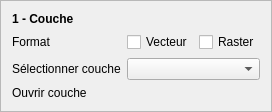
                         <widget class="QFrame" name="selectionLayerFrame">
                          <property name="sizePolicy">
                           <sizepolicy hsizetype="Expanding" vsizetype="Maximum">
                            <horstretch>0</horstretch>
                            <verstretch>0</verstretch>
                           </sizepolicy>
                          </property>
                          <property name="minimumSize">
                           <size>
                            <width>200</width>
                            <height>52</height>
                           </size>
                          </property>
                          <property name="frameShape">
                           <enum>QFrame::StyledPanel</enum>
                          </property>
                          <property name="frameShadow">
                           <enum>QFrame::Raised</enum>
                          </property>
                          <layout class="QGridLayout" name="gridLayout_7">
                           <item row="1" column="2">
                            <widget class="QCheckBox" name="selectionLayerFormatRaster">
                             <property name="sizePolicy">
                              <sizepolicy hsizetype="Expanding" vsizetype="Fixed">
                               <horstretch>0</horstretch>
                               <verstretch>0</verstretch>
                              </sizepolicy>
                             </property>
                             <property name="minimumSize">
                              <size>
                               <width>0</width>
                               <height>13</height>
                              </size>
                             </property>
                             <property name="text">
                              <string>Raster</string>
                             </property>
                            </widget>
                           </item>
                           <item row="1" column="1">
                            <widget class="QCheckBox" name="selectionLayerFormatVector">
                             <property name="sizePolicy">
                              <sizepolicy hsizetype="Expanding" vsizetype="Fixed">
                               <horstretch>0</horstretch>
                               <verstretch>0</verstretch>
                              </sizepolicy>
                             </property>
                             <property name="minimumSize">
                              <size>
                               <width>0</width>
                               <height>13</height>
                              </size>
                             </property>
                             <property name="text">
                              <string>Vecteur</string>
                             </property>
                            </widget>
                           </item>
                           <item row="1" column="0">
                            <widget class="QLabel" name="selectionLayerFormatLabel">
                             <property name="sizePolicy">
                              <sizepolicy hsizetype="Fixed" vsizetype="Fixed">
                               <horstretch>0</horstretch>
                               <verstretch>0</verstretch>
                              </sizepolicy>
                             </property>
                             <property name="minimumSize">
                              <size>
                               <width>0</width>
                               <height>13</height>
                              </size>
                             </property>
                             <property name="text">
                              <string>Format</string>
                             </property>
                            </widget>
                           </item>
                           <item row="3" column="0">
                            <widget class="QLabel" name="selectionOpenLayerLabel">
                             <property name="sizePolicy">
                              <sizepolicy hsizetype="Fixed" vsizetype="Fixed">
                               <horstretch>0</horstretch>
                               <verstretch>0</verstretch>
                              </sizepolicy>
                             </property>
                             <property name="minimumSize">
                              <size>
                               <width>67</width>
                               <height>13</height>
                              </size>
                             </property>
                             <property name="text">
                              <string>Ouvrir couche</string>
                             </property>
                            </widget>
                           </item>
                           <item row="3" column="1" colspan="2">
                            <widget class="QgsFileWidget" name="selectionInLayer">
                             <property name="sizePolicy">
                              <sizepolicy hsizetype="Expanding" vsizetype="Fixed">
                               <horstretch>0</horstretch>
                               <verstretch>0</verstretch>
                              </sizepolicy>
                             </property>
                             <property name="minimumSize">
                              <size>
                               <width>100</width>
                               <height>13</height>
                              </size>
                             </property>
                            </widget>
                           </item>
                           <item row="2" column="0">
                            <widget class="QLabel" name="selectionLayerLabel_5">
                             <property name="sizePolicy">
                              <sizepolicy hsizetype="Fixed" vsizetype="Fixed">
                               <horstretch>0</horstretch>
                               <verstretch>0</verstretch>
                              </sizepolicy>
                             </property>
                             <property name="minimumSize">
                              <size>
                               <width>96</width>
                               <height>13</height>
                              </size>
                             </property>
                             <property name="text">
                              <string>Sélectionner couche</string>
                             </property>
                            </widget>
                           </item>
                           <item row="2" column="1" colspan="2">
                            <widget class="QgsMapLayerComboBox" name="selectionInLayerCombo">
                             <property name="sizePolicy">
                              <sizepolicy hsizetype="Expanding" vsizetype="Fixed">
                               <horstretch>0</horstretch>
                               <verstretch>0</verstretch>
                              </sizepolicy>
                             </property>
                             <property name="minimumSize">
                              <size>
                               <width>100</width>
                               <height>13</height>
                              </size>
                             </property>
                            </widget>
                           </item>
                           <item row="0" column="0">
                            <widget class="QLabel" name="selectionLayerLabel">
                             <property name="sizePolicy">
                              <sizepolicy hsizetype="Fixed" vsizetype="Fixed">
                               <horstretch>0</horstretch>
                               <verstretch>0</verstretch>
                              </sizepolicy>
                             </property>
                             <property name="minimumSize">
                              <size>
                               <width>0</width>
                               <height>13</height>
                              </size>
                             </property>
                             <property name="font">
                              <font>
                               <weight>75</weight>
                               <bold>true</bold>
                              </font>
                             </property>
                             <property name="text">
                              <string>1 - Couche</string>
                             </property>
                            </widget>
                           </item>
                          </layout>
                         </widget>
